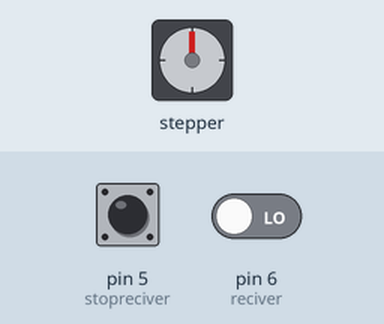
Bench run of a sketch on a simulated Arduino Uno, built with avr-gcc and run on an emulated ATmega328P. Parts: stepper motor. The inputs (shaded band) are chosen by the test bench; at power-on: pin 5 (stopreciver) HIGH, pin 6 (reciver) LOW. Stepper angles assume 200 steps per turn.

Above: at 1.2 s.
1.3 s: pin 5 (stopreciver) pulled LOW for 0.15 s
At 1.45 s:
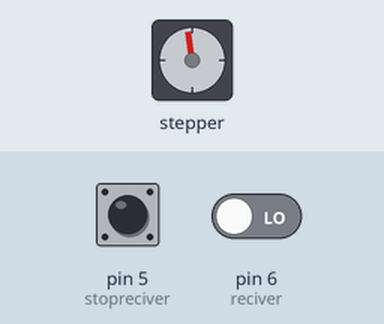
3.6 s: pin 5 (stopreciver) pulled LOW for 1 s
At 4.06 s:
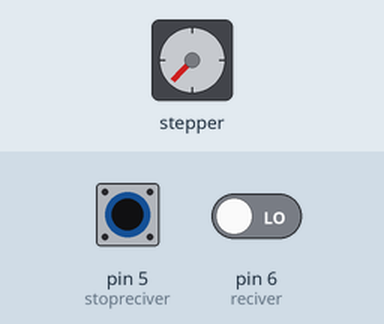
6.8 s: pin 5 (stopreciver) pulled LOW for 3.2 s
At 7.57 s:
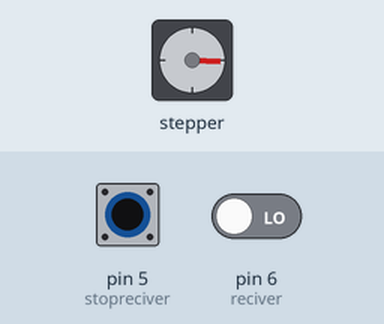
11.5 s: pin 5 (stopreciver) driven LOW and pin 6 (reciver) driven HIGH
At 11.65 s:
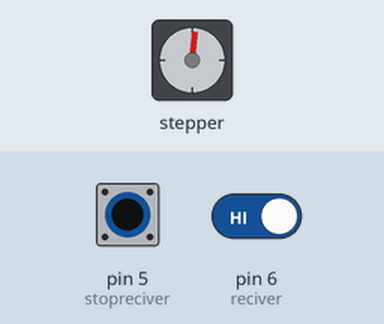
14.5 s: pin 6 (reciver) driven LOW
17.5 s: pin 5 (stopreciver) driven HIGH
Timing chart, 0 to 20.0 s (numbered marks = the images above; inputs shaded):
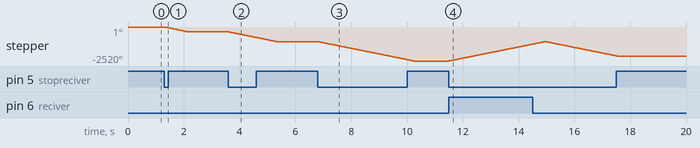

Measured:
- after the input at 1.3 s, stepper: turns 360° counter-clockwise in 0.85 s, starting at once
- after the input at 3.6 s, stepper: turns 720° counter-clockwise in 1.7 s, starting at once
- after the input at 6.8 s, stepper: turns 1440° counter-clockwise in 3.4 s, starting at once
- after the input at 11.5 s, stepper: keeps turning clockwise at about 418°/s, starting at once

The sketch:

Motor.ino
```cpp
#include <Stepper.h>

int pasosPorVuelta =200;
int reciver = 6;
int stopreciver = 5;
Stepper motor(pasosPorVuelta, 8, 10, 9, 11);

void setup () {
  motor.setSpeed(70);
  pinMode(reciver,INPUT);
  pinMode(stopreciver,INPUT);
}

void loop () {
  bool lectura = digitalRead(reciver);
  bool stop = digitalRead(stopreciver);


if (!stop){
  if (lectura){
     motor.step(pasosPorVuelta);
  }
  else{
     motor.step(-pasosPorVuelta);
  }
}

  /*
  motor.step(pasosPorVuelta);
  delay(0);

  motor.step(pasosPorVuelta);
  delay(0);

  motor.step(0);
  delay(600);

  motor.step(-pasosPorVuelta);
  delay(0);

  motor.step(-pasosPorVuelta);
  delay(0);

  motor.step(0);
  delay(600);*/


}
```
